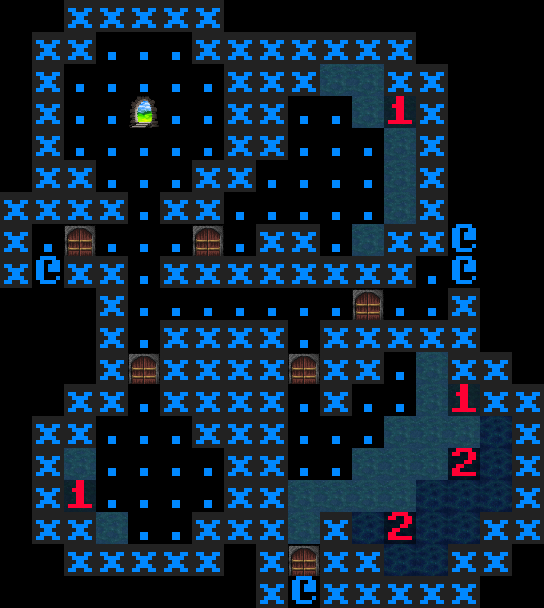

Tiled map render using the project's own tile images. Description and the whole map definition, tile-layer contents included, below:
An orthogonal 17x19 tile map with 32x32 px tiles, 3 tile layers (TIle Layer, Feature Layer, Tag Layer), 2 tilesets.

<map version="2017.05.26" orientation="orthogonal" renderorder="right-down" width="17" height="19" tilewidth="32" tileheight="32" backgroundcolor="#000000" nextobjectid="1">
 <properties>
  <property name="code" value="KMONS:      12 = bat" />
  <property name="orient" value="float" />
  <property name="tags" value="arrival no_monster_gen" />
  <property name="weight" value="5" />
 </properties>
 <tileset firstgid="1" source="../tilesets/features.tsx" />
 <tileset firstgid="205" source="../tilesets/basic.tsx" />
 <layer name="TIle Layer" width="17" height="19">
  <data encoding="csv">
0,0,206,206,206,206,206,0,0,0,0,0,0,0,0,0,0,
0,206,206,205,205,205,206,206,206,206,206,206,206,0,0,0,0,
0,206,205,205,205,205,205,206,206,206,217,217,206,206,0,0,0,
0,206,205,205,9,205,205,206,206,205,205,217,217,206,0,0,0,
0,206,205,205,205,205,205,206,206,205,205,205,217,206,0,0,0,
0,206,206,205,205,205,206,206,205,205,205,205,217,206,0,0,0,
206,206,206,206,205,206,206,205,205,205,205,205,217,206,0,0,0,
206,205,121,205,205,205,121,205,206,206,205,217,206,206,208,0,0,
206,208,206,206,205,206,206,206,206,206,206,206,206,205,208,0,0,
0,0,0,206,205,205,205,205,205,205,205,121,205,205,206,0,0,
0,0,0,206,205,206,206,206,206,205,206,206,206,206,206,0,0,
0,0,0,206,121,206,206,206,206,121,206,206,205,217,206,206,0,
0,0,206,206,205,206,206,206,206,205,206,205,205,217,217,206,206,
0,206,206,205,205,205,206,206,206,205,205,205,217,217,217,218,206,
0,206,217,205,205,205,205,206,206,205,205,217,217,217,218,218,206,
0,206,217,205,205,205,205,206,206,217,217,217,217,218,218,218,206,
0,206,206,217,205,205,206,206,206,217,206,218,218,218,218,206,206,
0,0,206,206,206,206,206,0,206,121,206,206,218,218,206,206,0,
0,0,0,0,0,0,0,0,206,208,206,206,206,206,206,0,0
</data>
 </layer>
 <layer name="Feature Layer" width="17" height="19">
  <data encoding="csv">
0,0,0,0,0,0,0,0,0,0,0,0,0,0,0,0,0,
0,0,0,0,0,0,0,0,0,0,0,0,0,0,0,0,0,
0,0,0,0,0,0,0,0,0,0,0,0,0,0,0,0,0,
0,0,0,0,0,0,0,0,0,0,0,0,28,0,0,0,0,
0,0,0,0,0,0,0,0,0,0,0,0,0,0,0,0,0,
0,0,0,0,0,0,0,0,0,0,0,0,0,0,0,0,0,
0,0,0,0,0,0,0,0,0,0,0,0,0,0,0,0,0,
0,0,0,0,0,0,0,0,0,0,0,0,0,0,0,0,0,
0,0,0,0,0,0,0,0,0,0,0,0,0,0,0,0,0,
0,0,0,0,0,0,0,0,0,0,0,0,0,0,0,0,0,
0,0,0,0,0,0,0,0,0,0,0,0,0,0,0,0,0,
0,0,0,0,0,0,0,0,0,0,0,0,0,0,0,0,0,
0,0,0,0,0,0,0,0,0,0,0,0,0,0,28,0,0,
0,0,0,0,0,0,0,0,0,0,0,0,0,0,0,0,0,
0,0,0,0,0,0,0,0,0,0,0,0,0,0,29,0,0,
0,0,28,0,0,0,0,0,0,0,0,0,0,0,0,0,0,
0,0,0,0,0,0,0,0,0,0,0,0,29,0,0,0,0,
0,0,0,0,0,0,0,0,0,0,0,0,0,0,0,0,0,
0,0,0,0,0,0,0,0,0,0,0,0,0,0,0,0,0
</data>
 </layer>
 <layer name="Tag Layer" width="17" height="19">
  <data encoding="csv">
0,0,0,0,0,0,0,0,0,0,0,0,0,0,0,0,0,
0,0,0,0,0,0,0,0,0,0,0,0,0,0,0,0,0,
0,0,0,0,0,0,0,0,0,0,0,0,0,0,0,0,0,
0,0,0,0,0,0,0,0,0,0,0,0,0,0,0,0,0,
0,0,0,0,0,0,0,0,0,0,0,0,0,0,0,0,0,
0,0,0,0,0,0,0,0,0,0,0,0,0,0,0,0,0,
0,0,0,0,0,0,0,0,0,0,0,0,0,0,0,0,0,
0,0,0,0,0,0,0,0,0,0,0,0,0,0,0,0,0,
0,0,0,0,0,0,0,0,0,0,0,0,0,0,0,0,0,
0,0,0,0,0,0,0,0,0,0,0,0,0,0,0,0,0,
0,0,0,0,0,0,0,0,0,0,0,0,0,0,0,0,0,
0,0,0,0,0,0,0,0,0,0,0,0,0,0,0,0,0,
0,0,0,0,0,0,0,0,0,0,0,0,0,0,0,0,0,
0,0,0,0,0,0,0,0,0,0,0,0,0,0,0,0,0,
0,0,0,0,0,0,0,0,0,0,0,0,0,0,0,0,0,
0,0,0,0,0,0,0,0,0,0,0,0,0,0,0,0,0,
0,0,0,0,0,0,0,0,0,0,0,0,0,0,0,0,0,
0,0,0,0,0,0,0,0,0,0,0,0,0,0,0,0,0,
0,0,0,0,0,0,0,0,0,0,0,0,0,0,0,0,0
</data>
 </layer>
 <objectgroup name="Scripting Layer" />
</map>
